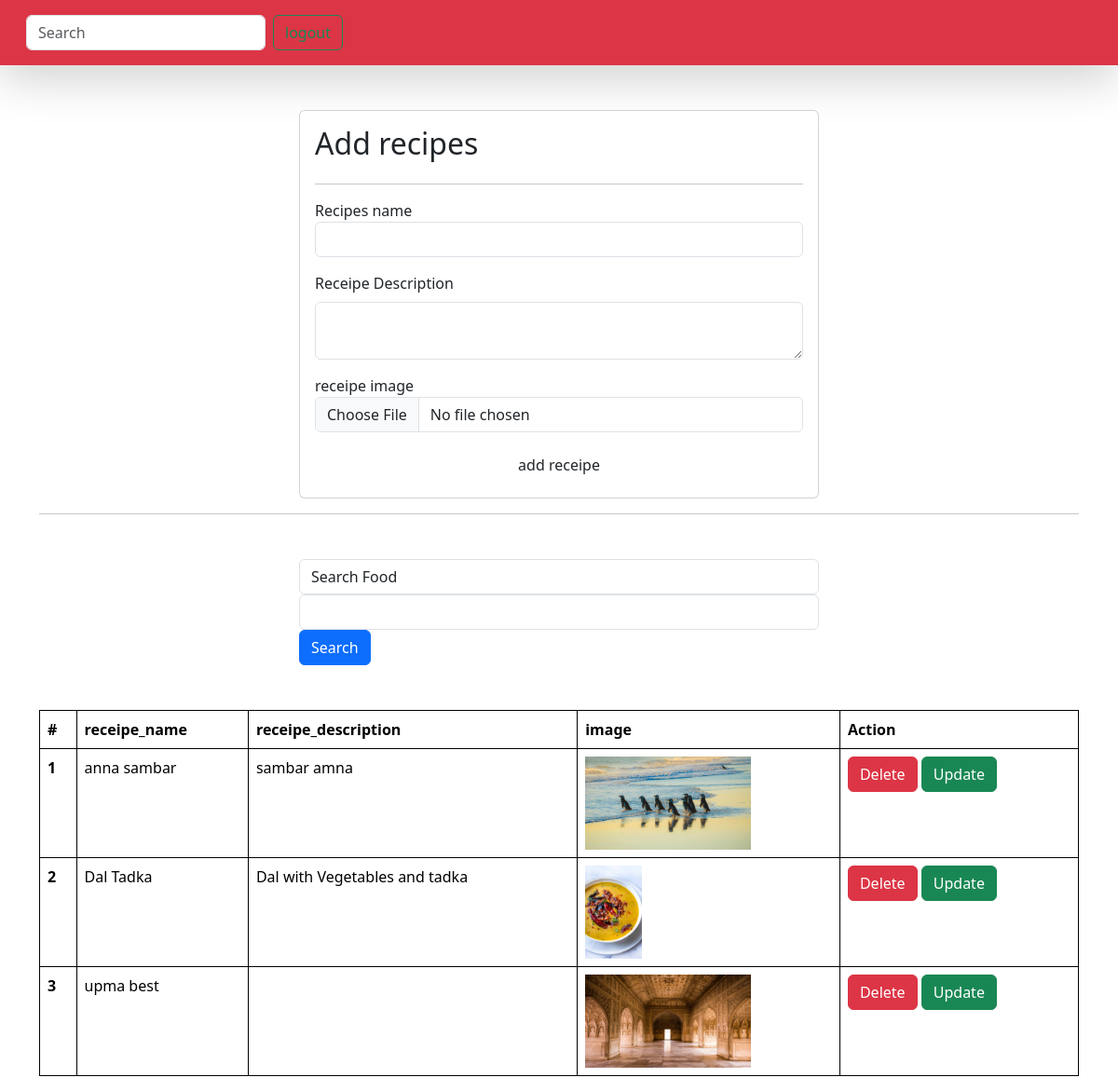
Screenshot of /receipes/ with the database file from the repository.
### vege/models.py (models this page shows, shortened)
class Receipe(models.Model):
    receipe_name = models.CharField(max_length=200)
    receipe_description = models.TextField(blank=True)
    receipe_image = models.ImageField(upload_to='receipe', blank=True, null=True)
    receipe_view_count = models.PositiveIntegerField(default=0)
    user = models.ForeignKey(User, null=True, blank=True, on_delete=models.SET_NULL)
    created_at = models.DateTimeField(auto_now_add=True)

### vege/views.py (the view, shortened to what this page needs)
# urls.py: path('receipes/', receipes, name='receipes'),
def receipes(request):
    queryset = Receipe.objects.all()
    if request.GET.get('search'):
        queryset = queryset.filter(receipe_name__icontains=request.GET.get('search'))
    context = {"receipes": queryset}
    return render(request, 'receipes.html', context)

### vege/templates/receipes.html (shortened to what this page needs)
{% extends "base.html" %}
{% block start %}
<div class="container mt-5">
    <form class="col-6 mx-auto card p-3" shadow-lg method="post" enctype="multipart/form-data">
        <h2>Add recipes</h2>
        <hr>
        <div class="mb-3">
            <label>Recipes name</label>
            <input name="receipe_name" required type="text" class="form-control">
        </div>
        <div class="mb-3">
            <label class="form-label">Receipe Description</label>
            <textarea class="form-control" name="receipe_description" required></textarea>
        </div>
        <div class="mb-3">
            <label>receipe image</label>
            <input name="receipe_image" type="file" class="form-control">
        </div>
        <button type="submit" class="btn btn-receipe">add receipe</button>
    </form>
    <hr>
    <div class = 'mt-5'>
        <div class = 'mx-auto col-6'>
        <form >
        <div class mb-5>
            <label for="exampleInputEmail1" class = 'form-control' > Search Food</label>
            <input name="search" type="text" class="form-control" >
        </div>
        <button type = "submit" class = 'btn btn-primary'>Search</button>
        </form>
        </div>
    </div>
    <table class="table mt-5">
      <thead>
        <tr>
          <th scope="col">#</th>
          <th scope="col">receipe_name</th>
          <th scope="col">receipe_description</th>
          <th scope="col">image</th>
          <th scope="col">Action</th>
        </tr>
      </thead>
      <tbody>
        {% for receipe in receipes %}
        <tr>
          <th scope="row">{{ forloop.counter }}</th>
          <td>{{ receipe.receipe_name }}</td>
          <td>{{ receipe.receipe_description }}</td>
          <td>
            <img src="/media/{{ receipe.receipe_image }}" style="height : 100px"></td>
            <td>
                <a href="/delete_receipe/{{receipe.id}}/" class="btn btn-danger">Delete</a>
                <a href="/update_receipe/{{receipe.id}}/" class="btn btn-success">Update</a>
                </td>
        </tr>
        {% endfor %}
      </tbody>
    </table>
</div>
{% endblock %}

### home/templates/base.html (shortened to what this page needs)
<!DOCTYPE html>
<html lang="en">
<head>
    <link href="https://cdn.jsdelivr.net/npm/bootstrap@5.3.8/dist/css/bootstrap.min.css" rel="stylesheet">
</head>
<body>
<nav class="navbar dark p-3 bg-danger shadow-lg">
  <div class="container-fluid">
    <form class="d-flex" role="search">
      <input class="form-control me-2" type="search" placeholder="Search" aria-label="Search"/>
      <a href = "/logout/" class="btn btn-outline-success" type="submit">logout </a>
    </form>
  </div>
</nav>
    {% block start %}
    {% endblock %}
</body>
</html>

### home/templates/base.html (style rules this page uses)
table, th, td { border: 1px solid black; }

### rows the page displays
Receipe: receipe_name "anna sambar", receipe_description "sambar amna", receipe_image (picture)
Receipe: receipe_name "Dal Tadka", receipe_description "Dal with Vegetables and tadka", receipe_image (picture)
Receipe: receipe_name "upma best", receipe_image (picture)
